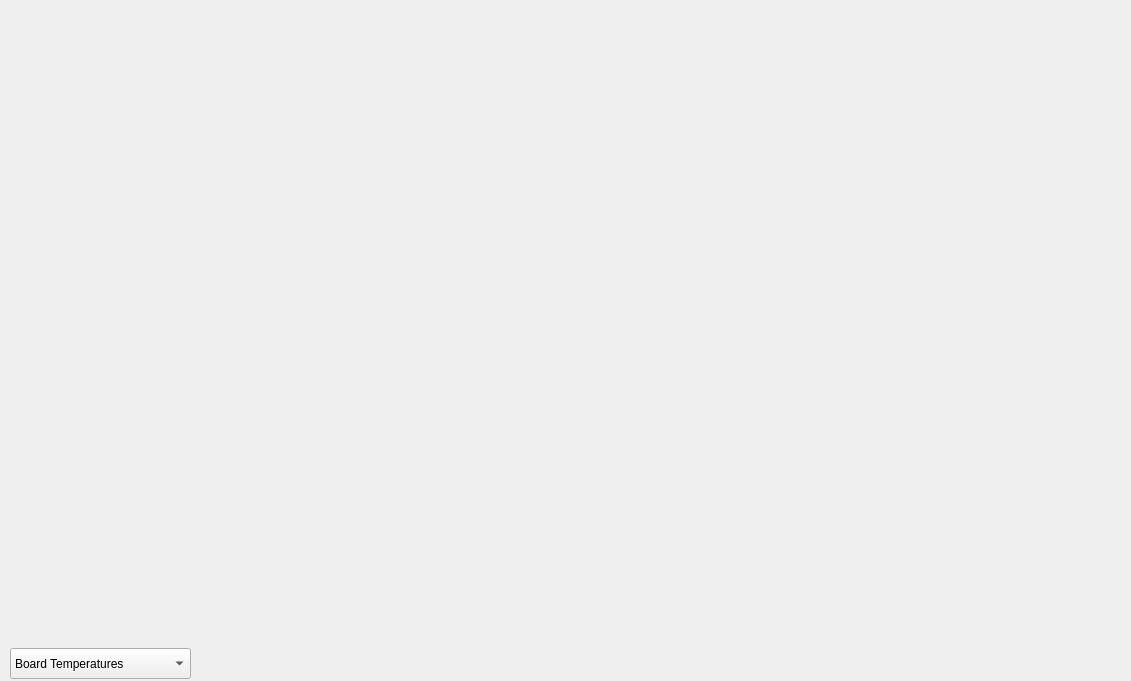
    <widget class="QWidget" name="qplot_temps" native="true">
     <property name="geometry">
      <rect>
       <x>0</x>
       <y>180</y>
       <width>1131</width>
       <height>681</height>
      </rect>
     </property>
     <widget class="QWidget" name="qplot_temps_board" native="true">
      <property name="geometry">
       <rect>
        <x>0</x>
        <y>10</y>
        <width>371</width>
        <height>211</height>
       </rect>
      </property>
     </widget>
     <widget class="QWidget" name="qplot_temps_fpga1" native="true">
      <property name="geometry">
       <rect>
        <x>370</x>
        <y>10</y>
        <width>371</width>
        <height>211</height>
       </rect>
      </property>
     </widget>
     <widget class="QWidget" name="qplot_temps_fpga2" native="true">
      <property name="geometry">
       <rect>
        <x>740</x>
        <y>10</y>
        <width>371</width>
        <height>211</height>
       </rect>
      </property>
     </widget>
     <widget class="QWidget" name="qplot_chart" native="true">
      <property name="geometry">
       <rect>
        <x>0</x>
        <y>230</y>
        <width>1121</width>
        <height>411</height>
       </rect>
      </property>
     </widget>
     <widget class="QComboBox" name="qcombo_chart">
      <property name="geometry">
       <rect>
        <x>10</x>
        <y>648</y>
        <width>181</width>
        <height>31</height>
       </rect>
      </property>
      <property name="maxVisibleItems">
       <number>16</number>
      </property>
      <property name="duplicatesEnabled">
       <bool>false</bool>
      </property>
      <item>
       <property name="text">
        <string>Board Temperatures</string>
       </property>
      </item>
      <item>
       <property name="text">
        <string>FPGA1 Temperatures</string>
       </property>
      </item>
      <item>
       <property name="text">
        <string>FPGA2 Temperatures</string>
       </property>
      </item>
     </widget>
    </widget>
